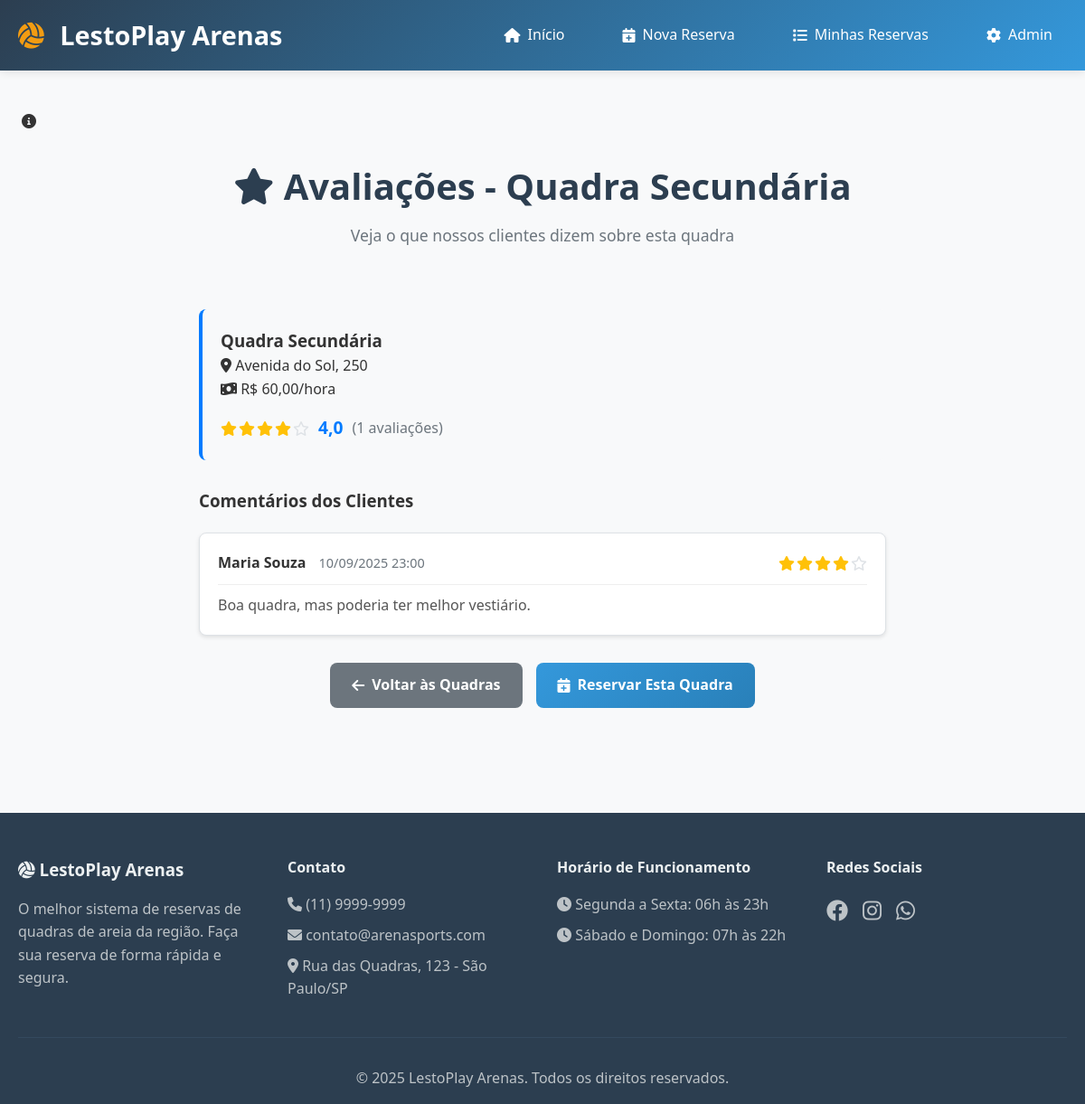
/avaliacoes.php?quadra=2, run on the app's committed database.
### tables this page shows
CREATE TABLE IF NOT EXISTS quadras (
    id INT AUTO_INCREMENT PRIMARY KEY,
    nome VARCHAR(100) NOT NULL,
    localizacao VARCHAR(200) NOT NULL,
    preco_hora DECIMAL(10, 2) NOT NULL DEFAULT 0.00
);

CREATE TABLE IF NOT EXISTS AVALIACOES (
    IDAVALIACAO INT PRIMARY KEY AUTO_INCREMENT,
    IDCLIENTE INT,
    IDQUADRA INT,
    IDRESERVA INT,
    NOTA INT CHECK (NOTA >= 1 AND NOTA <= 5),
    COMENTARIO TEXT,
    DATA_AVALIACAO TIMESTAMP DEFAULT CURRENT_TIMESTAMP,
    FOREIGN KEY (IDCLIENTE) REFERENCES CLIENTE(IDCLIENTE),
    FOREIGN KEY (IDQUADRA) REFERENCES quadras(id),
    FOREIGN KEY (IDRESERVA) REFERENCES RESERVAS(IDRESERVA),
    UNIQUE KEY unique_avaliacao_reserva (IDRESERVA)
);

CREATE TABLE IF NOT EXISTS CLIENTE (
	IDCLIENTE INT PRIMARY KEY AUTO_INCREMENT,
	NOME VARCHAR (50),
	EMAIL VARCHAR (50),
	SENHA VARCHAR (50),
	TELEFONE VARCHAR (20)
);

### app/controllers/AvaliacaoController.php (called while the page is built, shortened)
<?php
require_once ROOT_PATH . '/app/controllers/Controller.php';
require_once ROOT_PATH . '/app/models/Avaliacao.php';
require_once ROOT_PATH . '/app/models/Quadra.php';
class AvaliacaoController extends Controller {
    public function __construct($db) {
        $this->avaliacaoModel = $this->loadModel('Avaliacao');
        $this->quadraModel = $this->loadModel('Quadra');
    }
    public function index() {
        $idQuadra = isset($_GET['quadra']) ? (int)$_GET['quadra'] : null;
        $mensagem = '';
        $tipo_mensagem = '';
        try {
            $quadra = $this->quadraModel->getById($idQuadra);
            $avaliacoes = $this->avaliacaoModel->getByQuadra($idQuadra);
            $mediaAvaliacoes = $this->avaliacaoModel->getMediaAvaliacoes($idQuadra);
        } catch (Exception $e) {
            $mensagem = "Erro ao carregar avaliações: " . $e->getMessage();
            $tipo_mensagem = "error";
            $avaliacoes = [];
            $mediaAvaliacoes = ['media' => 0, 'total' => 0];
        }
        $this->render('avaliacoes/index', [
            'quadra' => $quadra,
            'avaliacoes' => $avaliacoes,
            'mediaAvaliacoes' => $mediaAvaliacoes,
            'mensagem' => $mensagem,
            'tipo_mensagem' => $tipo_mensagem
        ]);
    }
}

### avaliacoes.php (called while the page is built, shortened)
<?php
require_once ROOT_PATH . '/app/controllers/AvaliacaoController.php';
$db = conectarDB();
$controller = new AvaliacaoController($db);
$controller->index();
?>

### app/models/Quadra.php (called while the page is built, shortened)
<?php
class Quadra {
    private $db;
    public function __construct($db) {
        $this->db = $db;
    }
    public function getById($id) {
        $stmt = $this->db->prepare("SELECT id, nome, localizacao, preco_hora FROM quadras WHERE id = :id");
        $stmt->bindParam(":id", $id, PDO::PARAM_INT);
        $stmt->execute();
        return $stmt->fetch();
    }
}

### app/models/Avaliacao.php (called while the page is built, shortened)
<?php
class Avaliacao {
    private $db;
    public function __construct($db) {
        $this->db = $db;
    }
    public function getByQuadra($idQuadra) {
        $stmt = $this->db->prepare("
            SELECT a.*, c.NOME as nome_cliente
            FROM AVALIACOES a
            JOIN CLIENTE c ON a.IDCLIENTE = c.IDCLIENTE
            WHERE a.IDQUADRA = :idQuadra
            ORDER BY a.DATA_AVALIACAO DESC
        ");
        $stmt->bindParam(':idQuadra', $idQuadra);
        $stmt->execute();
        return $stmt->fetchAll();
    }
    public function getMediaAvaliacoes($idQuadra) {
        $stmt = $this->db->prepare("
            SELECT AVG(NOTA) as media, COUNT(*) as total
            FROM AVALIACOES
            WHERE IDQUADRA = :idQuadra
        ");
        $stmt->bindParam(':idQuadra', $idQuadra);
        $stmt->execute();
        return $stmt->fetch();
    }
}

### app/views/avaliacoes/index.php (the view, shortened to what this page needs)
<?php
include_once __DIR__ . '/../../../includes/header.php';
?>
<div class="page-header">
    <h1><i class="fas fa-star"></i> Avaliações - <?php echo htmlspecialchars($quadra['nome']); ?></h1>
    <p>Veja o que nossos clientes dizem sobre esta quadra</p>
</div>
<div class="avaliacoes-container">
    <div class="quadra-info-card">
        <h3><?php echo htmlspecialchars($quadra['nome']); ?></h3>
        <p><i class="fas fa-map-marker-alt"></i> <?php echo htmlspecialchars($quadra['localizacao']); ?></p>
        <p><i class="fas fa-money-bill-wave"></i> R$ <?php echo number_format($quadra['preco_hora'], 2, ',', '.'); ?>/hora</p>
        <div class="media-avaliacoes">
            <?php if ($mediaAvaliacoes['total'] > 0): ?>
                <div class="estrelas">
                    <?php
                    $media = round($mediaAvaliacoes['media'], 1);
                    for ($i = 1; $i <= 5; $i++):
                        if ($i <= $media): ?>
                            <i class="fas fa-star estrela-preenchida"></i>
                        <?php else: ?>
                            <i class="far fa-star estrela-vazia"></i>
                        <?php endif;
                    endfor; ?>
                </div>
                <span class="media-numero"><?php echo number_format($media, 1, ',', '.'); ?></span>
                <span class="total-avaliacoes">(<?php echo $mediaAvaliacoes['total']; ?> avaliações)</span>
            <?php else: ?>
                <p class="sem-avaliacoes">Ainda não há avaliações para esta quadra.</p>
            <?php endif; ?>
        </div>
    </div>
    <?php if (!empty($avaliacoes)): ?>
        <div class="lista-avaliacoes">
            <h3>Comentários dos Clientes</h3>
            <?php foreach ($avaliacoes as $avaliacao): ?>
                <div class="avaliacao-item">
                    <div class="avaliacao-header">
                        <div class="cliente-info">
                            <strong><?php echo htmlspecialchars($avaliacao['nome_cliente']); ?></strong>
                            <span class="data-avaliacao">
                                <?php echo date('d/m/Y H:i', strtotime($avaliacao['DATA_AVALIACAO'])); ?>
                            </span>
                        </div>
                        <div class="nota-estrelas">
                            <?php for ($i = 1; $i <= 5; $i++): ?>
                                <?php if ($i <= $avaliacao['NOTA']): ?>
                                    <i class="fas fa-star estrela-preenchida"></i>
                                <?php else: ?>
                                    <i class="far fa-star estrela-vazia"></i>
                                <?php endif; ?>
                            <?php endfor; ?>
                        </div>
                    </div>
                    <div class="avaliacao-comentario">
                        <p><?php echo nl2br(htmlspecialchars($avaliacao['COMENTARIO'])); ?></p>
                    </div>
                </div>
            <?php endforeach; ?>
        </div>
    <?php endif; ?>
    <div class="acoes">
        <a href="index.php" class="btn btn-secondary">
            <i class="fas fa-arrow-left"></i> Voltar às Quadras
        </a>
        <a href="reserva.php?quadra=<?php echo $quadra['id']; ?>" class="btn btn-primary">
            <i class="fas fa-calendar-plus"></i> Reservar Esta Quadra
        </a>
    </div>
</div>
<?php include_once ROOT_PATH . '/includes/footer.php'; ?>

### style.css (style rules this page uses)
* { margin: 0; padding: 0; box-sizing: border-box; }
body { font-family: 'Segoe UI', Tahoma, Geneva, Verdana, sans-serif; line-height: 1.6; color: #333; background-color: #f8f9fa; }
.btn { display: inline-flex; align-items: center; gap: 0.5rem; padding: 0.75rem 1.5rem; border: none; border-radius: 8px; text-decoration: none; font-weight: 600; cursor: pointer; transition: all 0.3s ease; font-size: 1rem; }
.btn-primary { background: linear-gradient(135deg, #3498db, #2980b9); color: white; }
.btn-secondary { background: #6c757d; color: white; }
.page-header { text-align: center; margin-bottom: 3rem; }
.page-header h1 { font-size: 2.5rem; color: #2c3e50; margin-bottom: 0.5rem; }
.page-header p { font-size: 1.1rem; color: #6c757d; }

### app/views/avaliacoes/index.php (style rules this page uses)
.avaliacoes-container { max-width: 800px; margin: 0 auto; padding: 20px; }
.quadra-info-card { background: #f8f9fa; border-radius: 8px; padding: 20px; margin-bottom: 30px; border-left: 4px solid #007bff; }
.media-avaliacoes { margin-top: 15px; display: flex; align-items: center; gap: 10px; }
.estrelas { display: flex; gap: 2px; }
.estrela-preenchida { color: #ffc107; }
.estrela-vazia { color: #dee2e6; }
.media-numero { font-size: 1.2em; font-weight: bold; color: #007bff; }
.total-avaliacoes { color: #6c757d; }
.lista-avaliacoes h3 { margin-bottom: 20px; color: #333; }
.avaliacao-item { background: white; border: 1px solid #dee2e6; border-radius: 8px; padding: 20px; margin-bottom: 15px; box-shadow: 0 2px 4px rgba(0,0,0,0.1); }
.avaliacao-header { display: flex; justify-content: space-between; align-items: center; margin-bottom: 10px; padding-bottom: 10px; border-bottom: 1px solid #eee; }
.cliente-info strong { color: #333; }
.data-avaliacao { color: #6c757d; font-size: 0.9em; margin-left: 10px; }
.nota-estrelas { display: flex; gap: 2px; }
.avaliacao-comentario p { margin: 0; line-height: 1.6; color: #555; }
.acoes { margin-top: 30px; display: flex; gap: 15px; justify-content: center; }

### data on the page
quadras: nome "Quadra Secundária", localizacao "Avenida do Sol, 250", preco_hora "60,00"
avaliacoes: IDCLIENTE.NOME "Maria Souza", DATA_AVALIACAO "10/09/2025 23:00", NOTA 4 (drawn), COMENTARIO "Boa quadra, mas poderia ter melhor vestiário."

### other printed values
$media "4,0"
$mediaAvaliacoes['total'] "1"
